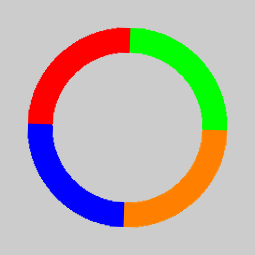
Frame 1 (no input)
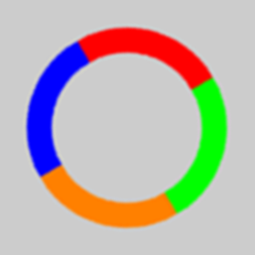
Frame 60 (the mouse pressed at the canvas centre just before this capture)
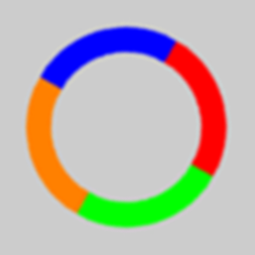
Frame 120 (the mouse held since frame 60 and released just before this capture)

The Processing sketch that drew these frames (run headless with seeded random() and noise(); from frame 60 on, the mouse is pressed at the canvas centre):

// Processing sketch: processing_65776
// ── processing_65776.pde

String where (PVector place,int x,int y){
  String retval = "";
  if(x<=place.x && y<=place.y)retval = "A";
  if(x>=place.x && y<=place.y)retval = "B";
  if(x<=place.x&& y>=place.y)retval="C";
  if(x>=place.x && y>=place.y)retval="D";
  
 return retval; 
  
}
int w = 255;
int h = 255;
PImage a;
PVector center;
int resetcount = 300;
int cnt = 0;
void keyPressed(){
if(key=='r')setup();

}
void setup(){
  center = new PVector(w/2,h/2);
  size(255,255,JAVA2D);
  cnt=0;
 smooth();
  a=createImage(w,h,ARGB);
  for (int x=0;x<w;x+=1){
   for (int y=0;y<h;y+=1){
    float dis = dist(x,y,center.x,center.y);
    
    if(dis<100 && dis> 75) {
      String wh = where(center,x,y);
     if(wh=="A") a.set(x,y,color(255,0,0));
      if(wh=="B") a.set(x,y,color(0,255,0));
       if(wh=="C") a.set(x,y,color(0,0,255));
        if(wh=="D") a.set(x,y,color(255,128,0));
      
    }
   } 
  }
  //image(a,0,0);
  //image(a,1,0);
 // image(a,0,1);
  //image(a,1,1);
}
float z;
void draw(){
  translate(center.x,center.y);
  z+=2;
  rotate(radians(z));
  imageMode(CENTER);
  image(a,0,0);
  a=get();
  cnt++;
  if(cnt>resetcount)setup();
}
